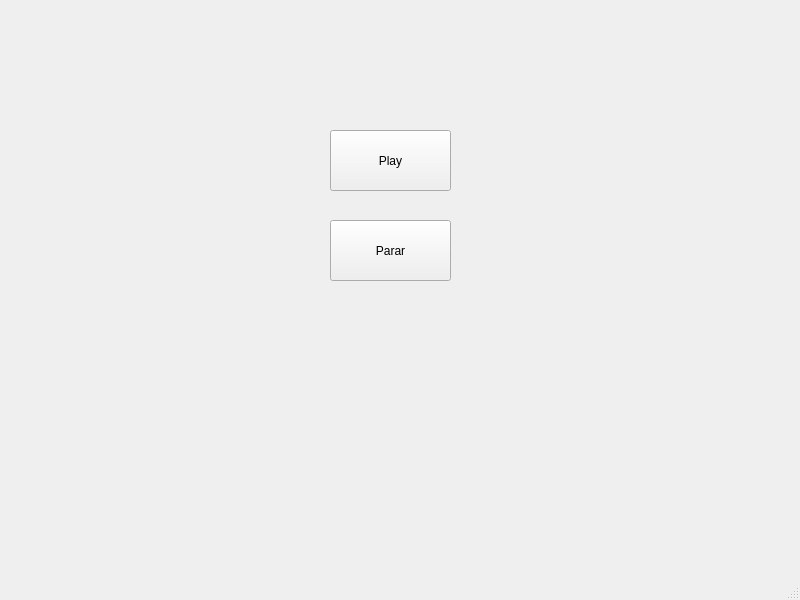
<?xml version="1.0" encoding="UTF-8"?>
<ui version="4.0">
 <class>MainWindow</class>
 <widget class="QMainWindow" name="MainWindow">
  <property name="geometry">
   <rect>
    <x>0</x>
    <y>0</y>
    <width>800</width>
    <height>600</height>
   </rect>
  </property>
  <property name="windowTitle">
   <string>MainWindow</string>
  </property>
  <widget class="QWidget" name="centralwidget">
   <widget class="QPushButton" name="pushButton">
    <property name="geometry">
     <rect>
      <x>330</x>
      <y>130</y>
      <width>121</width>
      <height>61</height>
     </rect>
    </property>
    <property name="text">
     <string>Play</string>
    </property>
   </widget>
   <widget class="QPushButton" name="pushButton_2">
    <property name="geometry">
     <rect>
      <x>330</x>
      <y>220</y>
      <width>121</width>
      <height>61</height>
     </rect>
    </property>
    <property name="text">
     <string>Parar</string>
    </property>
   </widget>
  </widget>
  <widget class="QMenuBar" name="menubar">
   <property name="geometry">
    <rect>
     <x>0</x>
     <y>0</y>
     <width>800</width>
     <height>21</height>
    </rect>
   </property>
  </widget>
  <widget class="QStatusBar" name="statusbar"/>
 </widget>
 <resources/>
 <connections/>
</ui>
